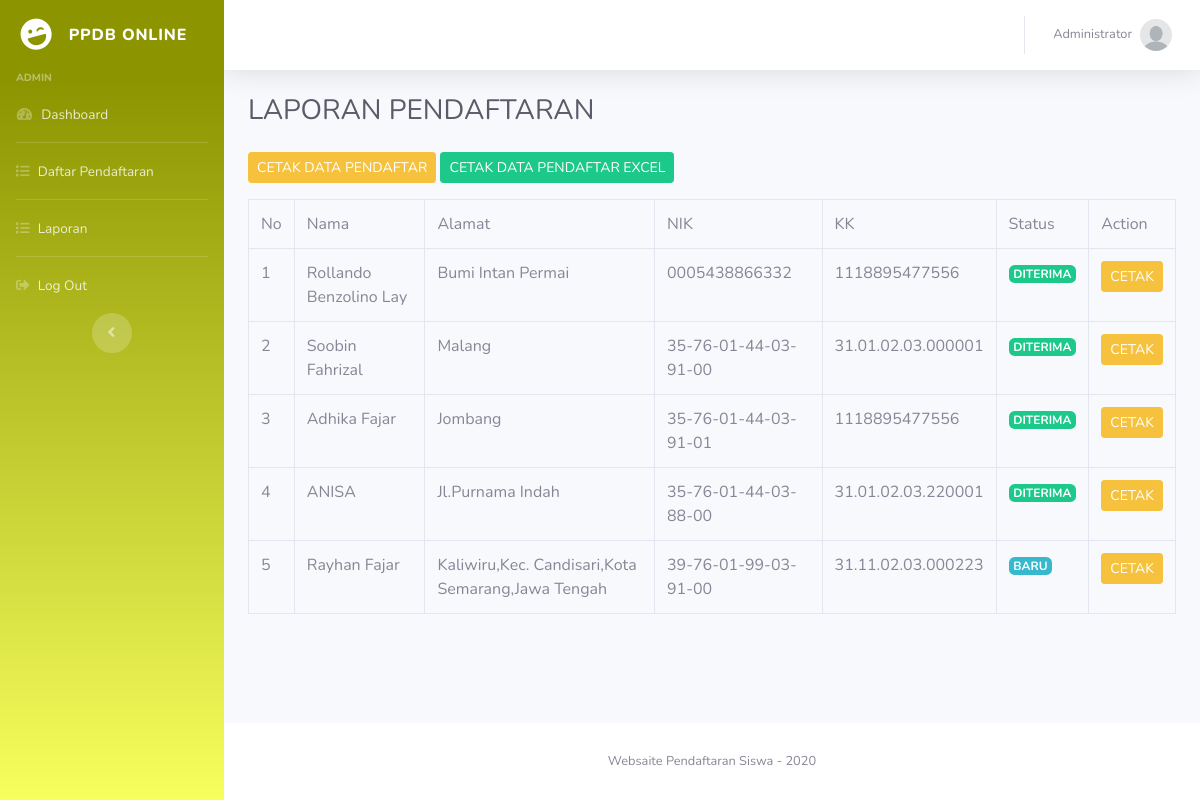
Screenshot of /admin/laporan.php (signed in) with the database file from the repository.
### tables this page shows
CREATE TABLE `penduduk` (
  `id` int(11) NOT NULL,
  `no_nik` varchar(20) NOT NULL,
  `no_kk` varchar(20) NOT NULL,
  `status` int(1) NOT NULL,
  `pendaftar_id` int(20) NOT NULL
);

CREATE TABLE `pendaftar` (
  `id` int(11) NOT NULL,
  `nama` varchar(100) NOT NULL,
  `tmpt_lahir` varchar(50) NOT NULL,
  `tgl_lahir` date NOT NULL,
  `jenis_kelamin` enum('L','P') NOT NULL,
  `agama` varchar(20) NOT NULL,
  `alamat` text NOT NULL,
  `email` varchar(50) NOT NULL,
  `telephone` varchar(20) NOT NULL,
  `foto` varchar(100) NOT NULL,
  `user_id` varchar(10) NOT NULL
);

### config/auto_load.php (called while the page is built, shortened)
<?php
$base_url = "http://localhost/pendaftaran";
?>

### admin/pendaftaran_control.php (called while the page is built, shortened)
<?php
$all_pendaftar = mysqli_query($koneksi, "SELECT pendaftar.*, penduduk.no_nik, penduduk.no_kk, penduduk.status FROM pendaftar, penduduk
WHERE pendaftar.id = penduduk.pendaftar_id ");
?>

### admin/laporan.php (the view, shortened to what this page needs)
<?php include('../config/auto_load.php'); ?>
<?php include('pendaftaran_control.php'); ?>
<?php include('../template/header.php'); ?>
<div class="container-fluid">
    <h1 class="h3 mb-4 text-gray-800">LAPORAN PENDAFTARAN</h1>
    <a href="<?= $base_url ?>/apload/data_pendaftar.php" class="btn btn-warning btn-sm mb-3">CETAK DATA PENDAFTAR</a>
    <a href="<?= $base_url ?>/apload/datacetak_excel.php" class="btn btn-success btn-sm mb-3" target="_blank">CETAK DATA PENDAFTAR EXCEL</a>
    <div class="row">
        <div class="col-md-12">
            <table class="table table-bordered table-hover">
                <tr>
                    <td>No</td>
                    <td>Nama</td>
                    <td>Alamat</td>
                    <td>NIK</td>
                    <td>KK</td>
                    <td>Status</td>
                    <td>Action</td>
                </tr>
                <?php
               $no = 1;
                while ($p = mysqli_fetch_array($all_pendaftar)) { ?>
                    <tr>
                        <td><?= $no++ ?></td>
                        <td><?= $p['nama'] ?></td>
                        <td><?= $p['alamat'] ?></td>
                        <td><?= $p['no_nik'] ?></td>
                        <td><?= $p['no_kk'] ?></td>
                        <?php
                        if ($p['status'] == 0) {
                            $status  = '<span class="badge badge-info">BARU</span>';
                        } else if ($p['status'] == 1) {
                            $status  = '<span class="badge badge-success">DITERIMA</span>';
                        } else if ($p['status'] == 2) {
                            $status  = '<span class="badge badge-danger">TIDAK DITERIMA</span>';
                        }
                        ?>
                        <td><?= $status ?></td>
                        <td>
                            <a href="<?= $base_url ?>/apload/detail_cetak.php?id=<?= $p['id'] ?>" class="btn btn-warning btn-sm"
                            target="_blank">CETAK</a>
                        </td>
                    </tr>
                <?php }
                ?>
            </table>
        </div>
    </div>
</div>
<?php include('../template/footer.php'); ?>

### rows the page displays
penduduk: pendaftar.nama "Rollando Benzolino Lay", pendaftar.alamat "Bumi Intan Permai", no_nik "0005438866332", no_kk "1118895477556", status "DITERIMA"
penduduk: pendaftar.nama "Soobin Fahrizal", pendaftar.alamat "Malang", no_nik "35-76-01-44-03-91-00", no_kk "31.01.02.03.000001", status "DITERIMA"
penduduk: pendaftar.nama "Adhika Fajar", pendaftar.alamat "Jombang", no_nik "35-76-01-44-03-91-01", no_kk "1118895477556", status "DITERIMA"
penduduk: pendaftar.nama "ANISA", pendaftar.alamat "Jl.Purnama Indah", no_nik "35-76-01-44-03-88-00", no_kk "31.01.02.03.220001", status "DITERIMA"
penduduk: pendaftar.nama "Rayhan Fajar", pendaftar.alamat "Kaliwiru,Kec. Candisari,Kota Semarang,Jawa Tengah", no_nik "39-76-01-99-03-91-00", no_kk "31.11.02.03.000223", status "BARU"

### other values shown
$_SESSION['level'] "ADMIN"
$_SESSION['nama'] "Administrator"
